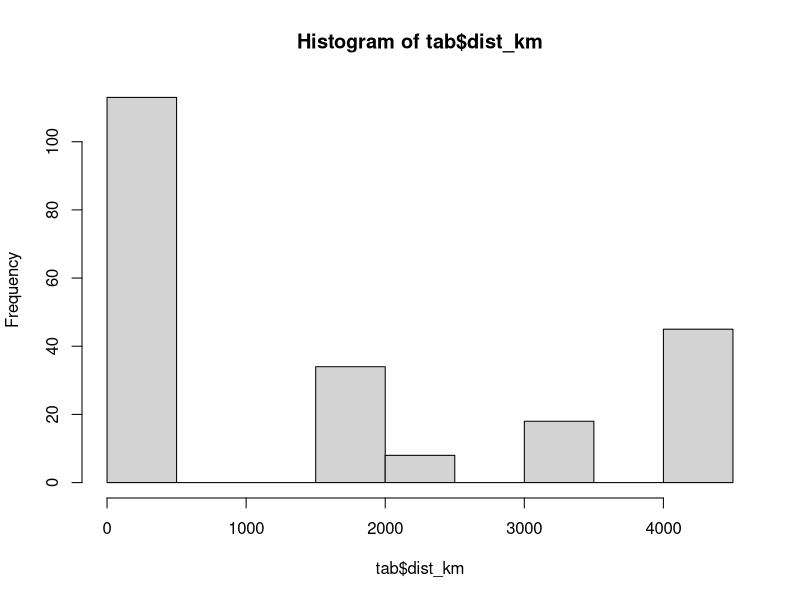
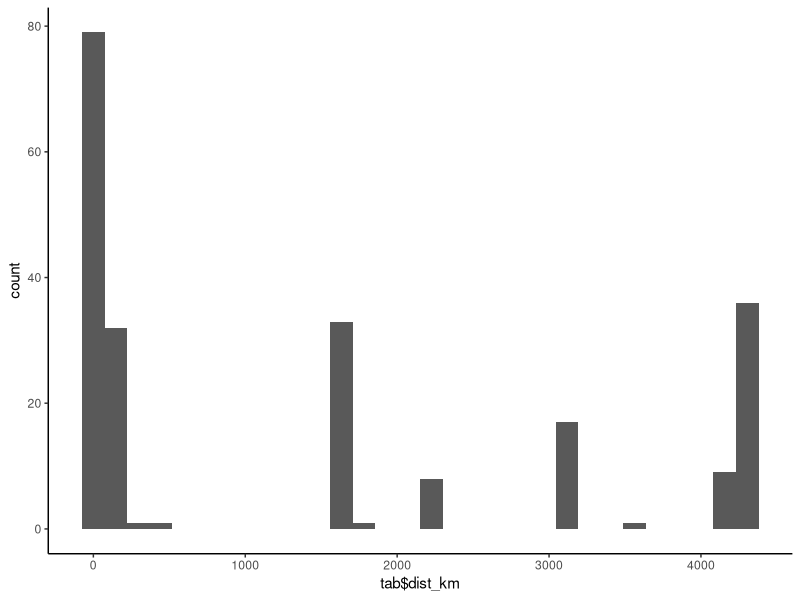
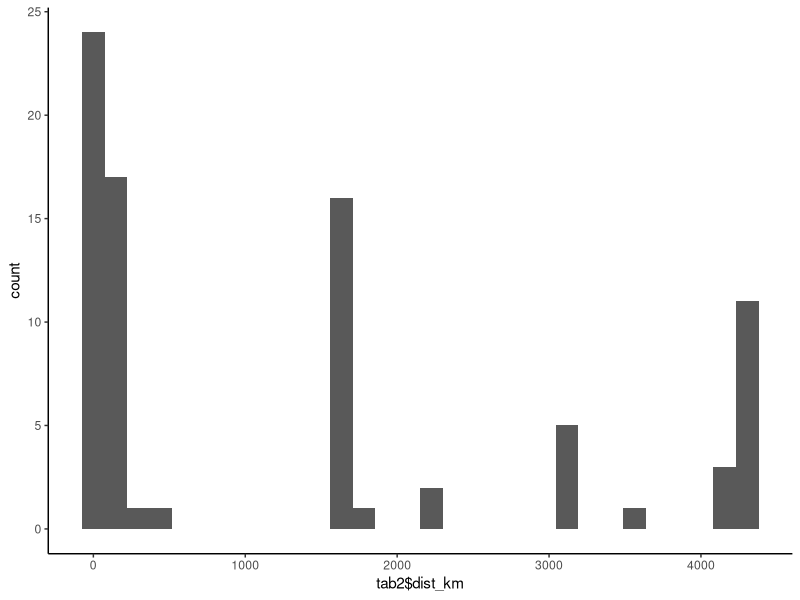

Generate these figures, in order, with R: (Note: this script raises an error after producing the figures.)
library(ggplot2)
# figures
tab <- read.table ( "tab_aurelie.txt")
hist(tab$dist_km)

# plot

theme_set(theme_classic())

ggplot(data=tab, aes(tab$dist_km)) + 
geom_histogram()


#par distance unique
tab2<- tab[!duplicated(tab$dist_km),]

theme_set(theme_classic())

ggplot(data=tab2, aes(tab2$dist_km)) + 
  geom_histogram()

min(tab$dist_km)

group = cut(data$wt, c(178, 200, 300, Inf), right=FALSE)
group = cut(tab$dist_km, c(0,1000,2000,3000,4000,5000), labels=FALSE)
tab<- cbind(tab, group)

# palette = 8-class Dark2
library(RColorBrewer)

# fait une palette avec le nombre de couleurs désirées
pal = brewer.pal(n = length(unique(tab$city)), name = "Paired")      # n = nb de niveaux de la palette
pal = colorRampPalette(pal)                   # colorRamp c'est pour interpoler des couleurs dans la palette
pal = pal(length(unique(tab$city))) 

ggplot(data=tab, aes(x=tab$group))+
       geom_bar(position = position_dodge(preserve = "single"), aes(fill=factor(city)))+
      scale_fill_manual(values=pal, breaks=c("Albuquerque", "Amherst", "Bangalore", "Bangkok", "Corvallis", "Fairbanks", "Petersham",  "Redding"), name = "Cities")


geom_bar(position = position_dodge(preserve = "single"))
      scale_f
gg <- ggplot(mtcars, aes(x=cyl))
p1 <- gg + geom_bar(position="dodge", aes(fill=factor(vs))) 